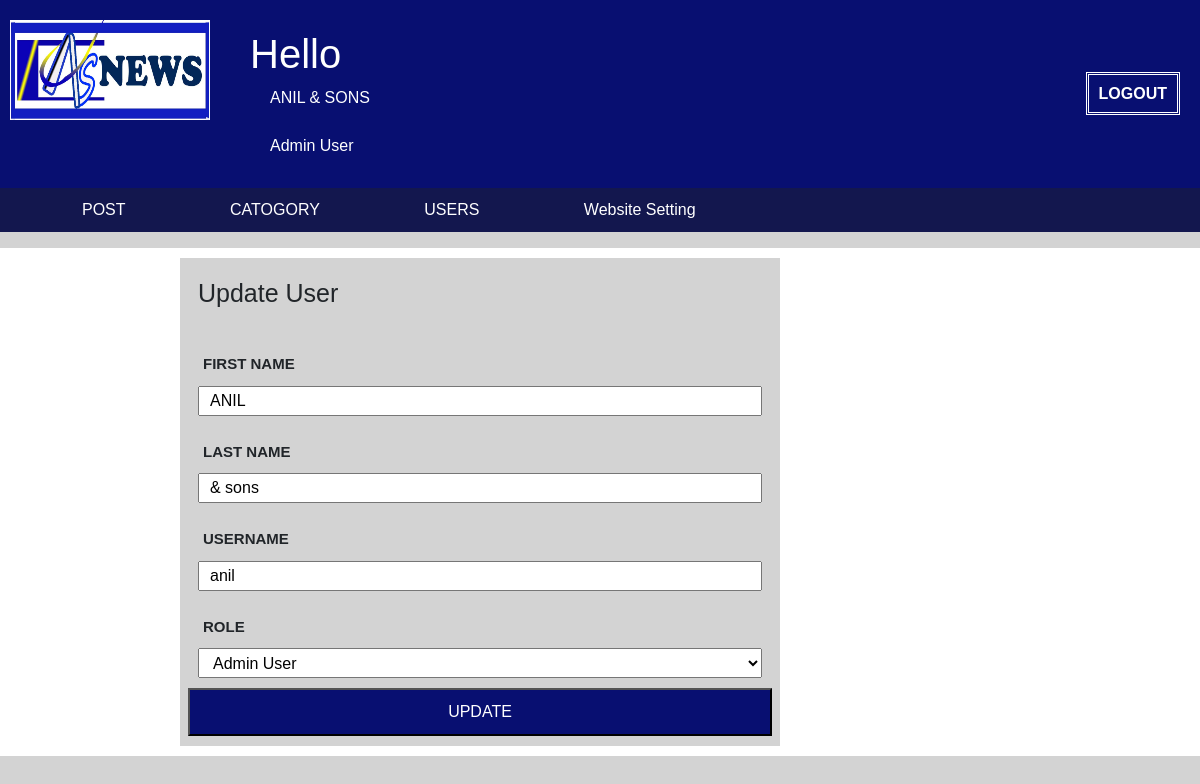
Page /admin/update-users.php?id=3 (signed in) on the committed database.
### tables this page shows
CREATE TABLE `setting` (
  `logo` varchar(50) NOT NULL,
  `footer` varchar(255) NOT NULL
);

CREATE TABLE `users` (
  `user_id` int(10) NOT NULL,
  `first_name` varchar(30) NOT NULL,
  `last_name` varchar(30) NOT NULL,
  `username` varchar(30) NOT NULL,
  `password` varchar(40) NOT NULL,
  `role` int(11) NOT NULL
);

### admin/update-users.php (the view, shortened to what this page needs)
<?php
	include "header.php";
?>
			<div class="sec_container">
				<div class="form_conatainer">
				<h1>Update User </h1>
				<?php
					include "config.php";
					$post_id= $_GET['id'];
					$sql = "SELECT * FROM users WHERE user_id = {$post_id}";
					$result = mysqli_query($conn,$sql) or die("query failed");
						if(mysqli_num_rows($result) > 0){
						while($row=mysqli_fetch_assoc($result)){
				?>
					<form action="<?php $_SERVER['PHP_SELF']; ?>" method="post">
					<div class="field_catainer 1">
						</div>
						<div class="field_catainer 1">
							<label> First Name </label>
							<input type ="text" class="input_field 1" Value="<?php echo $row['first_name']?>" name ="fname">
						</div>
						<div class="field_catainer 1">
							<label> Last Name </label>
							<input type ="text" class="input_field 1" Value="<?php echo $row['last_name']?>"name ="lname">
						</div>
						<div class="field_catainer 1">
							<label> Username </label>
							<input type ="text" class="input_field 1" Value="<?php echo $row['username']?>"name ="username">
						</div>
						<div class="field_catainer 1">
							<label> Role </label>
							<select class ="select"name ="role"Value="<?php echo $row['role']?>">
							<?php
								if($row['role'] == 1){
									echo "<option value='1' selected> Admin User </option>
											<option value='0'> Normal User</option>";
								}else{
										echo "<option value='1' > Admin User </option>
											   <option value='0' selected> Normal User</option>";
								}
							?>
							</select>
						</div>
						<input type="submit" value="Update" class="submit" name="save">
					</form>
					<?php
						}
						}
							?>
				</div>
			</div>
		</div>
</body>
</html>

### admin/header.php (shortened to what this page needs)
<html>
<head>
	<link rel="stylesheet" href="../css/bootstrap.min.css" />
	<link rel="stylesheet" href="css\style.css">
</head>
<body>
		<div class ="main_container">
			<header>
			<?php
					include "config.php";
					$sql6 = "SELECT * FROM setting";
					$result6 = mysqli_query($conn,$sql6) or die("query failed");
					if(mysqli_num_rows($result6)){
					while($row6 = mysqli_fetch_assoc($result6)){
				?>
					<div class="logo"><img src="image\<?php echo $row6['logo'];?>"> </div>
						<?php
						}
					}
				?>
					<div class="imf"> <h1>Hello</h1>
										<span class ="hun"> <?php echo $_SESSION['usdis']; ?> </span><br><br>
										<span class ="hd"> <?php
													if($_SESSION["usrole"] == 0){
														echo "Normal User";
													}else{
														echo "Admin User";
													}
												?> </span>
					</div>
					<div class="logout"><a href="logout.php"> LOGOUT  </a></div>
			</header>
				<div class="menu-bar">
					<ul>
						<li><a href="post.php"> POST</a></li>
						<?php
							if($_SESSION["usrole"] == 1){
						?>
						<li><a href="category.php"> CATOGORY</a></li>
						<li><a href="users.php"> USERS</a></li>
						<li><a href="setting.php"> Website Setting </a></li>
						<?php
							}
						?>
					</ul>
				</div>

### admin/css/style.css (style rules this page uses)
* { padding:0; margin:0; font-family:arial; box-sizing:border-box; }
body { background:lightgrey; }
.main_container header { background:#080f71; display:flex; }
.main_container header .logo img { width:200px; height:100px; margin:20px 10px ; }
.main_container header .logout { margin-left:auto; align-self:center; margin-right:20px; }
.main_container header .logout a { color:white; text-decoration:none; font-weight:bold; border: 3px double white; padding:10px; }
.main_container header .imf { margin:30px; color: white; }
.main_container header .imf span.hun { margin-top:20px; padding:20px; text-transform:uppercase; }
.main_container header .imf span.hd { margin:20px; }
.main_container .menu-bar { background:#13174e; }
.main_container .menu-bar ul li { display:inline-block; padding:10px 30px; }
.main_container .menu-bar ul li a { color:white; text-decoration:none; padding:10px; margin:10px; }
.main_container .sec_container { background:white; overflow:auto; position:relative; }
.form_conatainer { width:600px; margin:10px 180px; background:lightgrey; padding:10px 8px; }
.form_conatainer h1 { margin:10px; font-size:25px; }
.form_conatainer form .field_catainer { padding:10px; }
.form_conatainer form .field_catainer .input_field, .select { width:100%; height:30px; margin-top:5px; padding:5px 10px; }
.form_conatainer form label { font-size:15px; font-weight:bold; text-transform:uppercase; margin:5px; }
.form_conatainer form .submit { width:100%; padding:10px; background:#080f71; color:white; text-transform:uppercase; cursor:pointer; }

### rows in the picture
setting: logo (picture)
users: fname "ANIL", lname "& sons", username "anil", role "Admin User"

### other values in the picture
$_SESSION['usdis'] "ANIL & SONS"
